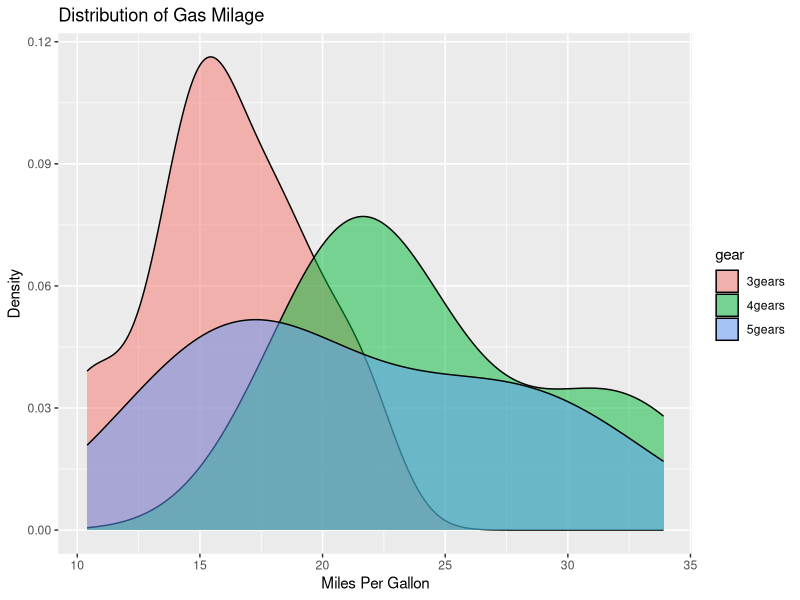
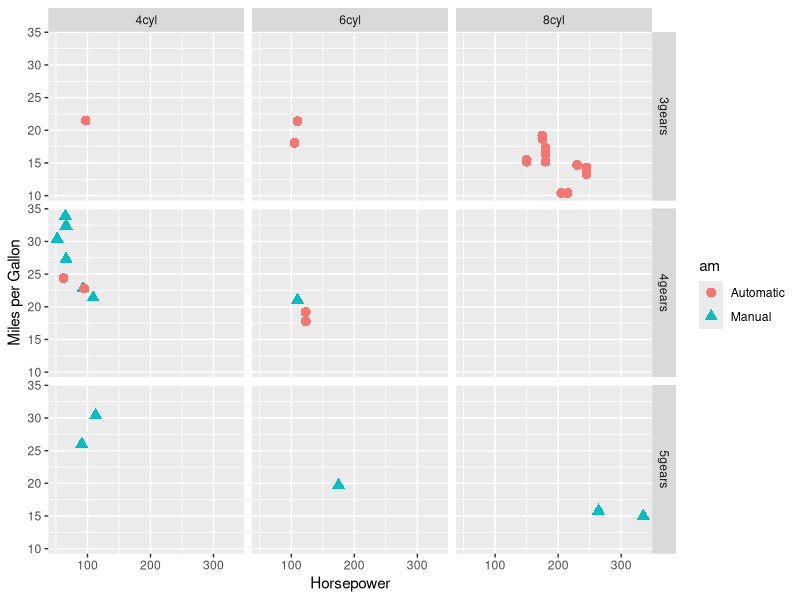
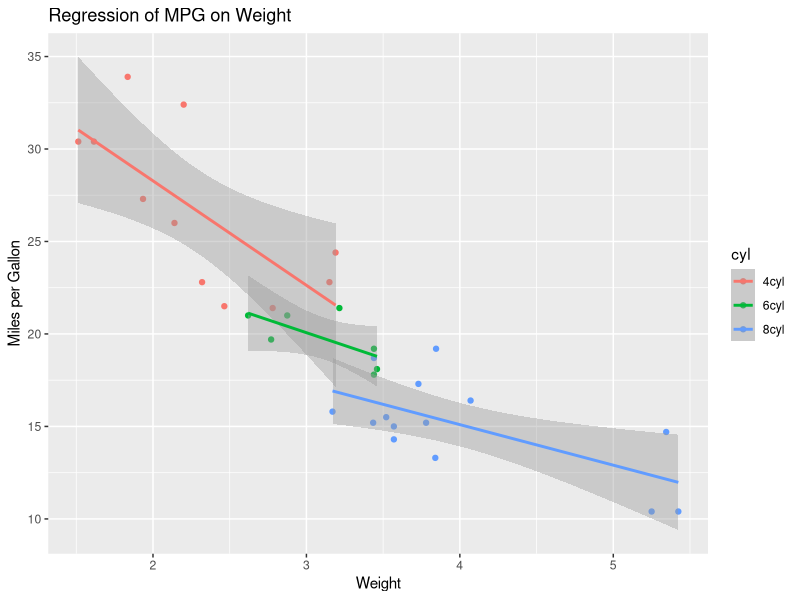

Recreate these plots in R, in order. (Note: this script raises an error after producing the figures.)
library(ggplot2)

# create factors with value labels 
mtcars$gear <- factor(mtcars$gear,levels=c(3,4,5),
                      labels=c("3gears","4gears","5gears")) 
mtcars$am <- factor(mtcars$am,levels=c(0,1),
                    labels=c("Automatic","Manual")) 
mtcars$cyl <- factor(mtcars$cyl,levels=c(4,6,8),
                     labels=c("4cyl","6cyl","8cyl")) 

# Kernel density plots for mpg
# grouped by number of gears (indicated by color)
qplot(mpg, data=mtcars, geom="density", fill=gear, alpha=I(.5), 
      main="Distribution of Gas Milage", xlab="Miles Per Gallon", 
      ylab="Density")




# Scatterplot of mpg vs. hp for each combination of gears and cylinders
# in each facet, transmittion type is represented by shape and color
qplot(hp, mpg, data=mtcars, shape=am, color=am, 
      facets=gear~cyl, size=I(3),
      xlab="Horsepower", ylab="Miles per Gallon") 

# Separate regressions of mpg on weight for each number of cylinders
qplot(wt, mpg, data=mtcars, geom=c("point", "smooth"), 
      method="lm", formula=y~x, color=cyl, 
      main="Regression of MPG on Weight", 
      xlab="Weight", ylab="Miles per Gallon")
l